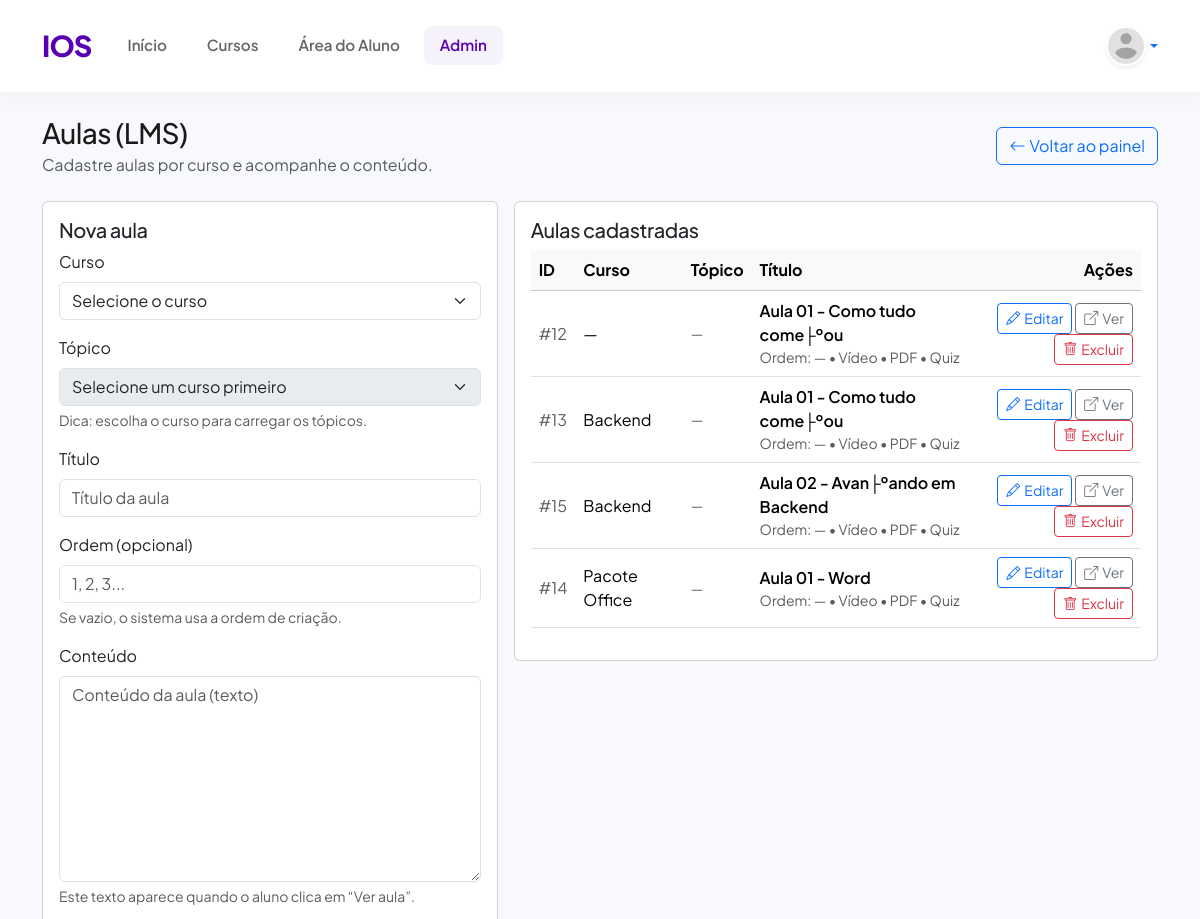
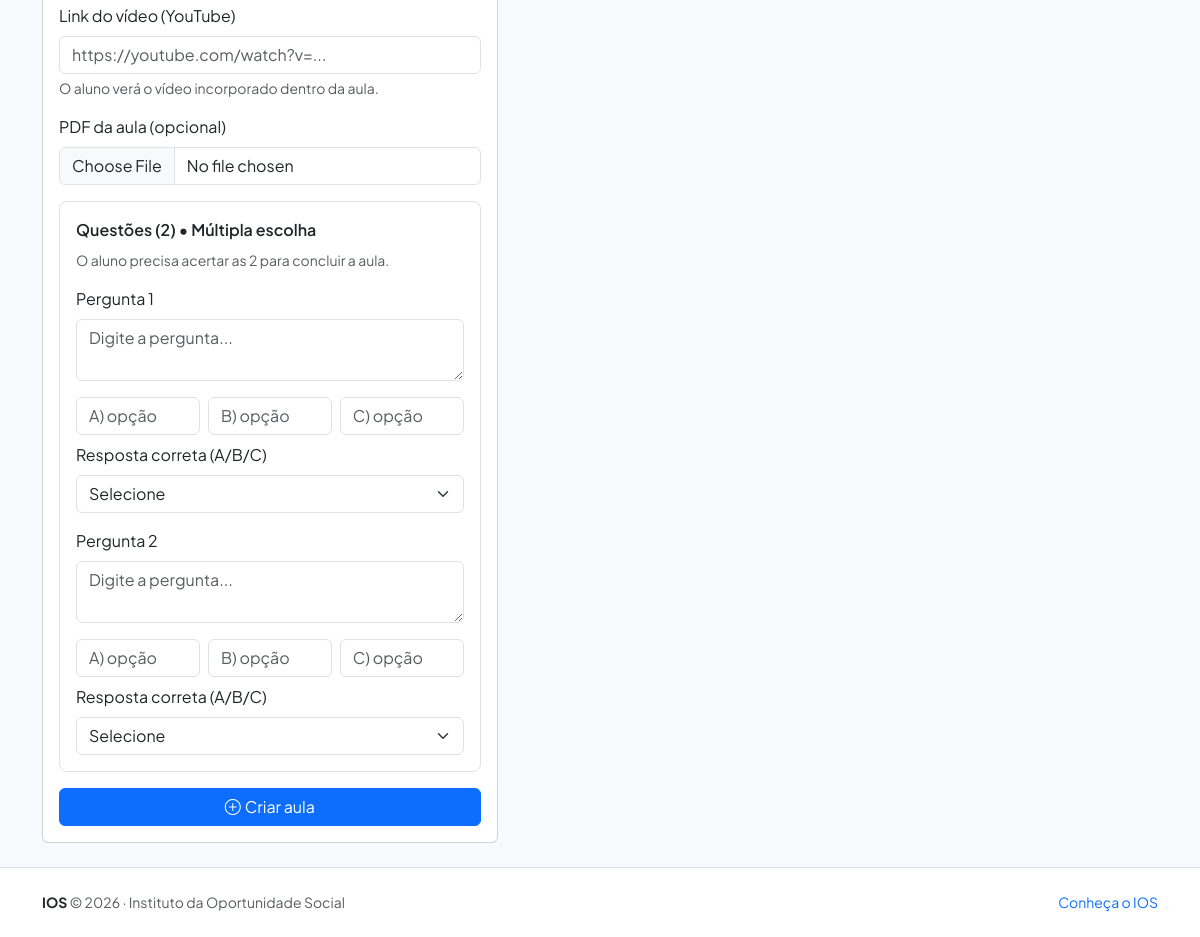
/admin/aulas.php (signed in), run on the app's committed database (2 pictures, top to bottom).
### tables this page shows
CREATE TABLE `aulas` (
  `id` int NOT NULL AUTO_INCREMENT,
  `curso_id` int DEFAULT NULL,
  `titulo` varchar(150) DEFAULT NULL,
  `conteudo` text,
  `video_url` varchar(255) DEFAULT NULL,
  `pdf` varchar(255) DEFAULT NULL,
  `topico_id` int DEFAULT NULL,
  `ordem` int DEFAULT NULL,
  `q1_pergunta` text,
  `q1_a` varchar(255) DEFAULT NULL,
  `q1_b` varchar(255) DEFAULT NULL,
  `q1_c` varchar(255) DEFAULT NULL,
  `q1_correta` char(1) DEFAULT NULL,
  `q2_pergunta` text,
  `q2_a` varchar(255) DEFAULT NULL,
  `q2_b` varchar(255) DEFAULT NULL,
  `q2_c` varchar(255) DEFAULT NULL,
  `q2_correta` char(1) DEFAULT NULL,
  PRIMARY KEY (`id`),
  KEY `idx_aulas_curso_topico` (`curso_id`,`topico_id`,`id`)
);

CREATE TABLE `cursos` (
  `id` int NOT NULL AUTO_INCREMENT,
  `titulo` varchar(150) NOT NULL,
  `descricao` text,
  `carga_horaria` int DEFAULT NULL,
  `criado_em` timestamp NULL DEFAULT CURRENT_TIMESTAMP,
  `thumbnail` varchar(255) DEFAULT NULL,
  `pdf` varchar(255) DEFAULT NULL,
  `video_url` varchar(255) DEFAULT NULL,
  `modulo_texto` text,
  `inscricoes_abertas` tinyint(1) DEFAULT '1',
  PRIMARY KEY (`id`)
);

### partials/bootstrap.php (called while the page is built, shortened)
<?php
if (!function_exists('ios_base_path')) {
    function ios_base_path(): string
    {
        $isLocalhost = in_array($_SERVER['SERVER_NAME'] ?? '', ['localhost', '127.0.0.1'])
                       || strpos($_SERVER['SERVER_NAME'] ?? '', '.test') !== false;
        if ($isLocalhost) {
            $scriptName = str_replace('\\', '/', $_SERVER['SCRIPT_NAME'] ?? '/');
            $parts = explode('/', trim($scriptName, '/'));
            $root = $parts[0] ?? '';
            return $root !== '' ? '/' . $root : '';
        }
        return '';
    }
}
if (!function_exists('ios_url')) {
    function ios_url(string $path): string
    {
        $path = '/' . ltrim($path, '/');
        return ios_base_path() . $path;
    }
}
if (!function_exists('ios_table_exists')) {
    function ios_table_exists(mysqli $conn, string $tableName): bool
    {
        $tableName = $conn->real_escape_string($tableName);
        $res = $conn->query("SHOW TABLES LIKE '{$tableName}'");
        return $res && $res->num_rows > 0;
    }
}

### admin/aulas.php (the view, shortened to what this page needs)
<?php
require '../config/db.php';
require __DIR__ . '/../partials/bootstrap.php';
require __DIR__ . '/../partials/header.php';
$topicosEnabled = ios_table_exists($conn, 'topicos');
$colsRes = $conn->query("SHOW COLUMNS FROM aulas");
$aulaCols = [];
while ($colsRes && ($r = $colsRes->fetch_assoc())) {
    $aulaCols[] = $r['Field'];
}
$aulasHasVideo = in_array('video_url', $aulaCols, true);
$aulasHasPdf = in_array('pdf', $aulaCols, true);
$aulasHasTopico = in_array('topico_id', $aulaCols, true);
$aulasHasOrdem = in_array('ordem', $aulaCols, true);
$aulasHasQuiz = in_array('q1_pergunta', $aulaCols, true);
$aulaEdit = null;
$selectedCursoId = (int)($_GET['curso_id'] ?? 0);
$aulas = $conn->query("
SELECT aulas.*, cursos.titulo AS curso, topicos.titulo AS topico
FROM aulas
LEFT JOIN cursos ON cursos.id = aulas.curso_id
LEFT JOIN topicos ON topicos.id = aulas.topico_id
ORDER BY cursos.titulo ASC, topicos.ordem ASC, topicos.titulo ASC, COALESCE(aulas.ordem, 999999) ASC, aulas.id ASC
");
?>
<div class="container">
    <div class="d-flex align-items-start align-items-lg-center justify-content-between gap-3 mb-4 flex-column flex-lg-row">
        <div>
            <h1 class="h3 mb-1">Aulas (LMS)</h1>
            <div class="text-muted">Cadastre aulas por curso e acompanhe o conteúdo.</div>
        </div>
        <a class="btn btn-outline-primary" href="dashboard.php"><i class="bi bi-arrow-left me-1"></i>Voltar ao painel</a>
    </div>
    <div class="row g-3">
        <div class="col-12 col-lg-5">
            <div class="card card-soft">
                <div class="card-body">
                    <h2 class="h5"><?= $aulaEdit ? 'Editar aula' : 'Nova aula' ?></h2>
                    <form method="POST" class="vstack gap-3" enctype="multipart/form-data">
                        <div>
                            <label class="form-label">Curso</label>
                            <select name="curso_id" class="form-select" required id="cursoSelect">
                                <option value="">Selecione o curso</option>
                            </select>
                        </div>
                        <?php if ($topicosEnabled && $aulasHasTopico): ?>
                            <div>
                                <label class="form-label">Tópico</label>
                                <?php if ($selectedCursoId <= 0 && !$aulaEdit): ?>
                                    <select name="topico_id" class="form-select" disabled>
                                        <option>Selecione um curso primeiro</option>
                                    </select>
                                    <div class="form-text">Dica: escolha o curso para carregar os tópicos.</div>
                                <?php endif; ?>
                            </div>
                        <?php endif; ?>
                        <div>
                            <label class="form-label">Título</label>
                            <input name="titulo" class="form-control" placeholder="Título da aula" required value="<?= htmlspecialchars((string)($aulaEdit['titulo'] ?? ''), ENT_QUOTES, 'UTF-8') ?>">
                        </div>
                        <?php if ($aulasHasOrdem): ?>
                            <div>
                                <label class="form-label">Ordem (opcional)</label>
                                <input name="ordem" type="number" class="form-control" placeholder="1, 2, 3..." value="<?= htmlspecialchars((string)($aulaEdit['ordem'] ?? ''), ENT_QUOTES, 'UTF-8') ?>">
                                <div class="form-text">Se vazio, o sistema usa a ordem de criação.</div>
                            </div>
                        <?php endif; ?>
                        <div>
                            <label class="form-label">Conteúdo</label>
                            <textarea name="conteudo" class="form-control" rows="8" placeholder="Conteúdo da aula (texto)" ><?= htmlspecialchars((string)($aulaEdit['conteudo'] ?? ''), ENT_QUOTES, 'UTF-8') ?></textarea>
                            <div class="form-text">Este texto aparece quando o aluno clica em “Ver aula”.</div>
                        </div>
                        <?php if ($aulasHasVideo): ?>
                            <div>
                                <label class="form-label">Link do vídeo (YouTube)</label>
                                <input name="video_url" type="url" class="form-control" placeholder="https://youtube.com/watch?v=..." value="<?= htmlspecialchars((string)($aulaEdit['video_url'] ?? ''), ENT_QUOTES, 'UTF-8') ?>">
                                <div class="form-text">O aluno verá o vídeo incorporado dentro da aula.</div>
                            </div>
                        <?php else: ?>
                            <div class="alert alert-secondary mb-0" role="alert">
                                Para habilitar vídeo por aula, rode: <strong>admin/migrate_aulas_media.php</strong>
                            </div>
                        <?php endif; ?>
                        <?php if ($aulasHasPdf): ?>
                            <div>
                                <label class="form-label">PDF da aula (opcional)</label>
                                <input name="pdf" type="file" accept="application/pdf" class="form-control">
                            </div>
                        <?php else: ?>
                            <div class="alert alert-secondary mb-0" role="alert">
                                Para habilitar PDF por aula, rode: <strong>admin/migrate_aulas_media.php</strong>
                            </div>
                        <?php endif; ?>
                        <?php if ($aulasHasQuiz): ?>
                            <div class="border rounded-3 p-3">
                                <div class="fw-semibold mb-2">Questões (2) • Múltipla escolha</div>
                                <div class="small text-muted mb-3">O aluno precisa acertar as 2 para concluir a aula.</div>
                                <div class="mb-3">
                                    <label class="form-label">Pergunta 1</label>
                                    <textarea name="q1_pergunta" class="form-control" rows="2" placeholder="Digite a pergunta..."><?= htmlspecialchars((string)($aulaEdit['q1_pergunta'] ?? ''), ENT_QUOTES, 'UTF-8') ?></textarea>
                                    <div class="row g-2 mt-2">
                                        <div class="col-12 col-md-4"><input name="q1_a" class="form-control" placeholder="A) opção" value="<?= htmlspecialchars((string)($aulaEdit['q1_a'] ?? ''), ENT_QUOTES, 'UTF-8') ?>"></div>
                                        <div class="col-12 col-md-4"><input name="q1_b" class="form-control" placeholder="B) opção" value="<?= htmlspecialchars((string)($aulaEdit['q1_b'] ?? ''), ENT_QUOTES, 'UTF-8') ?>"></div>
                                        <div class="col-12 col-md-4"><input name="q1_c" class="form-control" placeholder="C) opção" value="<?= htmlspecialchars((string)($aulaEdit['q1_c'] ?? ''), ENT_QUOTES, 'UTF-8') ?>"></div>
                                    </div>
                                    <div class="mt-2">
                                        <label class="form-label">Resposta correta (A/B/C)</label>
                                        <select name="q1_correta" class="form-select">
                                            <option value="">Selecione</option>
                                        </select>
                                    </div>
                                </div>
                                <div>
                                    <label class="form-label">Pergunta 2</label>
                                    <textarea name="q2_pergunta" class="form-control" rows="2" placeholder="Digite a pergunta..."><?= htmlspecialchars((string)($aulaEdit['q2_pergunta'] ?? ''), ENT_QUOTES, 'UTF-8') ?></textarea>
                                    <div class="row g-2 mt-2">
                                        <div class="col-12 col-md-4"><input name="q2_a" class="form-control" placeholder="A) opção" value="<?= htmlspecialchars((string)($aulaEdit['q2_a'] ?? ''), ENT_QUOTES, 'UTF-8') ?>"></div>
                                        <div class="col-12 col-md-4"><input name="q2_b" class="form-control" placeholder="B) opção" value="<?= htmlspecialchars((string)($aulaEdit['q2_b'] ?? ''), ENT_QUOTES, 'UTF-8') ?>"></div>
                                        <div class="col-12 col-md-4"><input name="q2_c" class="form-control" placeholder="C) opção" value="<?= htmlspecialchars((string)($aulaEdit['q2_c'] ?? ''), ENT_QUOTES, 'UTF-8') ?>"></div>
                                    </div>
                                    <div class="mt-2">
                                        <label class="form-label">Resposta correta (A/B/C)</label>
                                        <select name="q2_correta" class="form-select">
                                            <option value="">Selecione</option>
                                        </select>
                                    </div>
                                </div>
                            </div>
                        <?php endif; ?>
                        <?php if ($aulaEdit): ?>
                            <div class="d-flex gap-2">
                                <button name="salvar" class="btn btn-primary"><i class="bi bi-save me-1"></i>Salvar</button>
                                <a href="aulas.php" class="btn btn-outline-secondary">Cancelar</a>
                            </div>
                        <?php else: ?>
                            <button name="criar" class="btn btn-primary"><i class="bi bi-plus-circle me-1"></i>Criar aula</button>
                        <?php endif; ?>
                    </form>
                </div>
            </div>
        </div>
        <div class="col-12 col-lg-7">
            <div class="card card-soft">
                <div class="card-body">
                    <h2 class="h5">Aulas cadastradas</h2>
                    <div class="table-responsive">
                        <table class="table table-hover align-middle">
                            <thead class="table-light">
                                <tr>
                                    <th>ID</th>
                                    <th>Curso</th>
                                    <th>Tópico</th>
                                    <th>Título</th>
                                    <th class="text-end">Ações</th>
                                </tr>
                            </thead>
                            <tbody>
                                <?php while($a = $aulas->fetch_assoc()): ?>
                                    <tr>
                                        <td class="text-muted">#<?= (int)$a['id'] ?></td>
                                        <td><?= htmlspecialchars((string)($a['curso'] ?? '—'), ENT_QUOTES, 'UTF-8') ?></td>
                                        <td class="small text-muted"><?= htmlspecialchars((string)($a['topico'] ?? '—'), ENT_QUOTES, 'UTF-8') ?></td>
                                        <td>
                                            <div class="fw-semibold"><?= htmlspecialchars($a['titulo'], ENT_QUOTES, 'UTF-8') ?></div>
                                            <div class="small text-muted">
                                                <?= $aulasHasOrdem ? ('Ordem: ' . htmlspecialchars((string)($a['ordem'] ?? '—'), ENT_QUOTES, 'UTF-8') . ' • ') : '' ?>
                                                <?= (!empty($a['video_url']) ? 'Vídeo • ' : '') ?>
                                                <?= (!empty($a['pdf']) ? 'PDF • ' : '') ?>
                                                <?= ($aulasHasQuiz && !empty($a['q1_pergunta']) && !empty($a['q2_pergunta']) ? 'Quiz' : '') ?>
                                            </div>
                                        </td>
                                        <td class="text-end">
                                            <a class="btn btn-sm btn-outline-primary" href="aulas.php?edit=<?= (int)$a['id'] ?>"><i class="bi bi-pencil me-1"></i>Editar</a>
                                            <a class="btn btn-sm btn-outline-secondary" href="<?= htmlspecialchars(ios_url('/aula.php?curso_id=' . (int)$a['curso_id'] . '&aula_id=' . (int)$a['id']), ENT_QUOTES, 'UTF-8') ?>" target="_blank" rel="noreferrer"><i class="bi bi-box-arrow-up-right me-1"></i>Ver</a>
                                            <a class="btn btn-sm btn-outline-danger" href="aulas.php?delete=<?= (int)$a['id'] ?>" onclick="return confirm('Excluir esta aula?')"><i class="bi bi-trash me-1"></i>Excluir</a>
                                        </td>
                                    </tr>
                                <?php endwhile; ?>
                            </tbody>
                        </table>
                    </div>
                </div>
            </div>
        </div>
    </div>
</div>
<?php require __DIR__ . '/../partials/footer.php'; ?>

### assets/css/site.css (style rules this page uses)
:root { --ios-purple: #5900b3; --ios-purple-dark: #3a0076; --ios-purple-light: #7f2ecc; --ios-white: #ffffff; --ios-gray-light: #f8f9fc; --ios-text-dark: #1a1a1a; --ios-text-muted: #666666; --bs-primary: var(--ios-purple); --bs-primary-rgb: 89, 0, 179; --bs-body-font-family: "Plus Jakarta Sans", sans-serif; --bs-btn-border-radius: 0.75rem; --shadow-sm: 0 2px 8px rgba(89, 0, 179, 0.08); --shadow-md: 0 8px 24px rgba(89, 0, 179, 0.12); --shadow-lg: 0 16px 48px rgba(89, 0, 179, 0.18); --shadow-hover: 0 20px 60px rgba(89, 0, 179, 0.25); --transition-base: all 0.3s cubic-bezier(0.25, 0.46, 0.45, 0.94); }
body { font-family: var(--bs-body-font-family); color: var(--ios-text-dark); background-color: var(--ios-gray-light); overflow-x: hidden; }
h1, h2, h3, h4, h5, h6 { font-weight: 700; color: var(--ios-purple-dark); letter-spacing: -0.02em; }
a { text-decoration: none; transition: var(--transition-base); }

### data on the page
aulas: id "12", curso "—", topico "—", titulo "Aula 01 - Como tudo come├ºou", ordem "—", shows "Vídeo •", shows "PDF •", shows "Quiz"
aulas: id "13", curso.titulo "Backend", topico "—", titulo "Aula 01 - Como tudo come├ºou", ordem "—", shows "Vídeo •", shows "PDF •", shows "Quiz"
aulas: id "15", curso.titulo "Backend", topico "—", titulo "Aula 02 - Avan├ºando em Backend", ordem "—", shows "Vídeo •", shows "PDF •", shows "Quiz"
aulas: id "14", curso.titulo "Pacote Office", topico "—", titulo "Aula 01 - Word", ordem "—", shows "Vídeo •", shows "PDF •", shows "Quiz"
